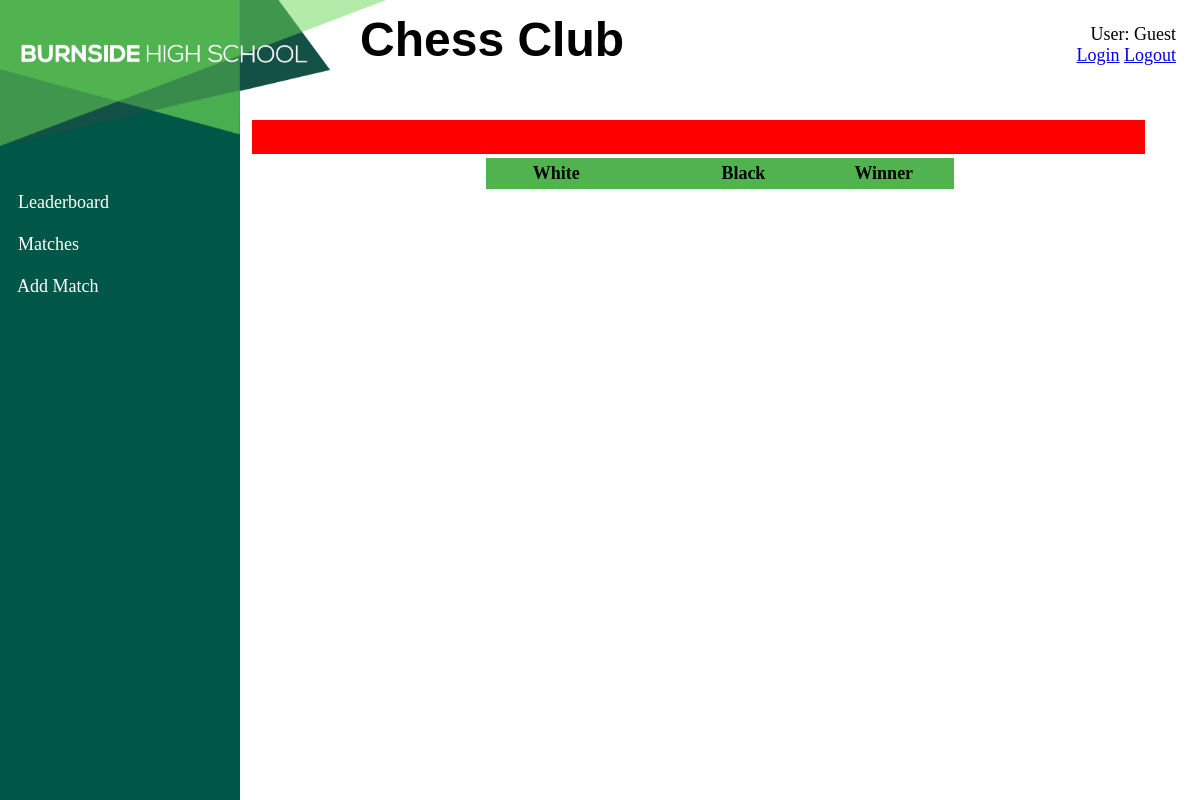
The app's page /matches, older data.
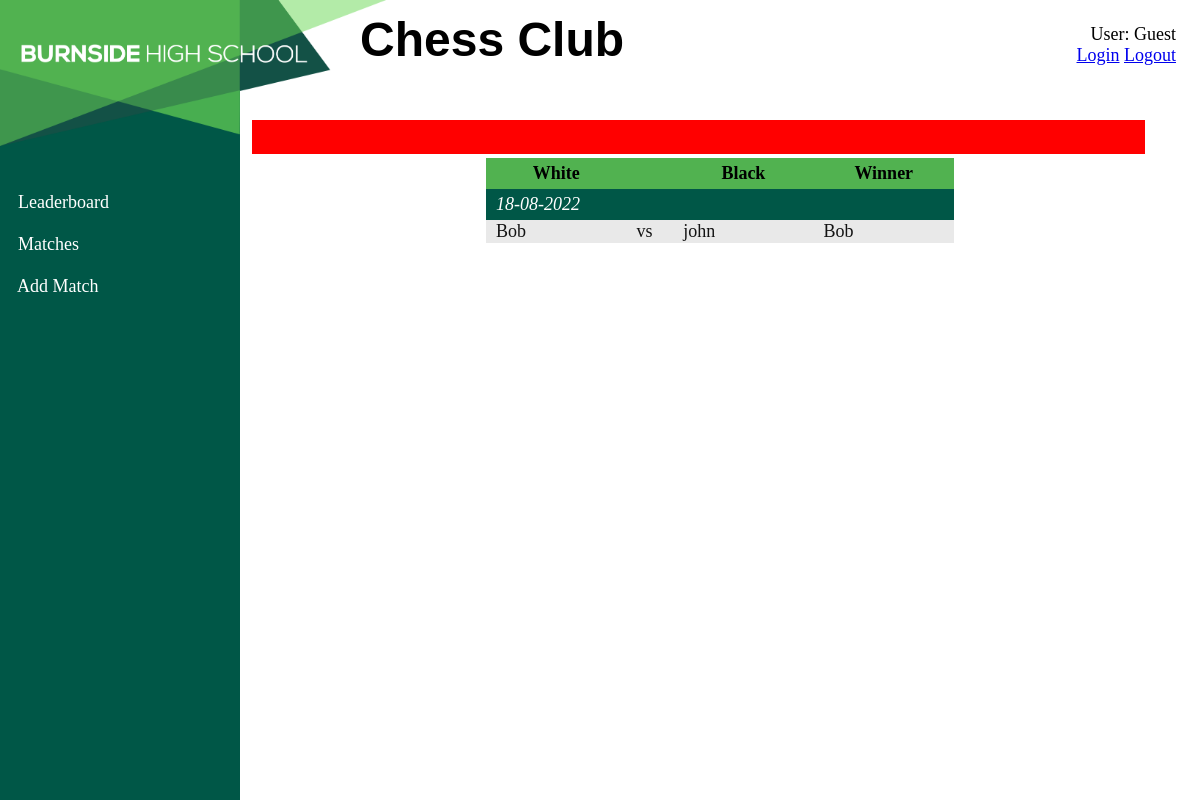
The same page, newer data.
### models.py (models this page shows, shortened)
class User(db.Model):
    __tablename__ = "User"
    id = db.Column(db.Integer, primary_key=True)
    name = db.Column(db.String(80))
    password = db.Column(db.String())
    salt = db.Column(db.String())
    is_admin = db.Column(db.Boolean)
    score = db.Column(db.Integer)
    num_white_win = db.Column(db.Integer)
    num_white_loss = db.Column(db.Integer)
    num_white_draw = db.Column(db.Integer)
    num_black_win = db.Column(db.Integer)
    num_black_loss = db.Column(db.Integer)
    num_black_draw = db.Column(db.Integer)
    matches = db.relationship('Match', secondary=UserMatch, back_populates='users')

### app.py (the view)
@app.route('/matches', methods=["GET"])
def matches():
    match_list = Match.query.all()
    match_list = [[match.date.strftime("%d-%m-%Y"),
                   [[user.id, user.name] for user in match.users],
                   match.white, match.white_won] for match in match_list]
    match_list.sort(key=sort_by_date)
    if len(match_list) == 0:
        return render_template("matches.html", matches=[])
    timed_list = [[match_list[0][0], []]]
    for match in match_list:
        date = match[0]
        winner = "Draw"
        if match[2] == match[1][0][0]:
            white = match[1][0][1]
            black = match[1][1][1]
        else:
            white = match[1][1][1]
            black = match[1][0][1]
        if match[3] == 1:
            winner = white[:]
        elif match[3] == 0:
            winner = black[:]
        match = [match[1][0][1], match[1][1][1], winner]
        if date == timed_list[-1][0]:
            timed_list[-1][1].append(match)
        else:
            timed_list.append([date, [match]])
    return render_template("matches.html", matches=timed_list)

### app.py (called while the page is built)
def sort_by_date(match):
    date = list(map(int, match[0].split("-")))
    return [-date[2], -date[1], -date[0]]

### templates/matches.html (shortened to what this page needs)
{% extends 'layout.html' %}
{% block content %}
<div>
    <table>
            <tr>
                <th style="width: 30%;">White</th>
                <th style="width: 10%"></th>
                <th style="width: 30%;">Black</th>
                <th style="width: 30%;">Winner</th>
            </tr>
            {% for i in matches %}
            {% set day = i.pop(1) %}
            <tr class="dateHead" style="background-color: #005747; color: white;">
                <td>{{i[0]}}</td>
                <td></td>
                <td></td>
                <td></td>
            </tr>
            {% for match in day %}
            <tr>
                <td>{{match[0]}}</td>
                <td>vs</td>
                <td>{{match[1]}}</td>
                <td>{{match[2]}}</td>
            </tr>
            {% endfor %}
            {% endfor %}
    </table>
</div>
{% endblock %}

Row changes from the older to the newer data that the page shows:
now on this page (row edited): User: name "Bob", name "Bob"
now on this page (row edited): User: name "john"
Text that changed along with them:
new list line: "18-08-2022 vs"
